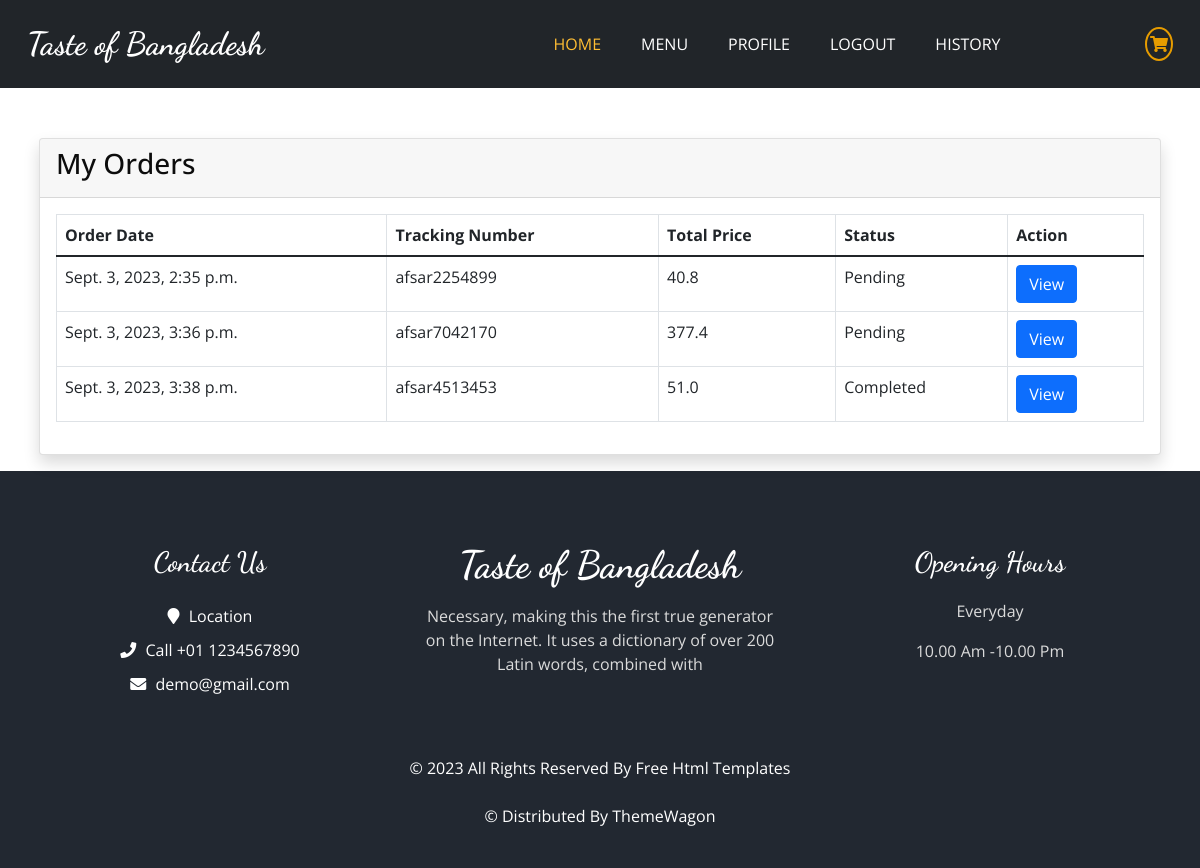
Page /order/my_orders/ (signed in) on the committed database.
### orders/models.py (models this page shows, shortened)
class Order(models.Model):
    user = models.ForeignKey(User, on_delete=models.CASCADE)
    fname = models.CharField(max_length=150, default='')
    lname = models.CharField(max_length=150, default='')
    email = models.CharField(max_length=150, default='')
    phone = models.CharField(max_length=150, default='')
    address = models.CharField(max_length=100, default='')
    city = models.CharField(max_length=150, default='')
    state = models.CharField(max_length=150, default='')
    country = models.CharField(max_length=150, default='')
    order_total = models.FloatField()
    payment_mode = models.CharField(max_length=150, default='')
    orderstatuses = (
        ('Pending', 'Pending'),
        ('Completed', 'Completed'),
    )
    status = models.CharField(max_length=150, choices=orderstatuses, default='Pending')
    tracking_no = models.CharField(max_length=150, null=True, default='')
    created_at = models.DateTimeField(auto_now_add = True)
    updated_at = models.DateTimeField(auto_now = True)

### orders/views.py (the view)
# urls.py: path('my_orders/', my_orders, name='my_orders'),
def my_orders(request):
    orders = Order.objects.filter(user= request.user)
    context = {'orders': orders}
    return render(request, 'orders/my_orders.html', context)

### orders/templates/orders/my_orders.html
{% extends 'base.html' %}
{% load static %}
{% block body %}
<div class="container" style="margin-top: 50px;">
    <div class="container my-3">
        <div class="row">
            <div class="col-md-12">
                <div class="card shadow">
                    <div class="card-header">
                        <h3>My Orders</h3>
                    </div>
                    <div class="card-body">
                        <table class="table table-bordered">
                            <thead>
                                <tr>
                                    <th>Order Date</th>
                                    <th>Tracking Number</th>
                                    <th>Total Price</th>
                                    <th>Status</th>
                                    <th>Action</th>
                                </tr>
                            </thead>
                            <tbody>
                                {% for item in orders %}
                                    <tr>
                                        <td>{{ item.created_at }}</td>
                                        <td>{{ item.tracking_no }}</td>
                                        <td>{{ item.order_total }}</td>
                                        <td>{{ item.status }}</td>
                                        <td>
                                            <a href="{% url 'order_view' item.tracking_no %}" class="btn btn-primary">View</a>
                                        </td>
                                    </tr>
                                {% endfor %}
                            </tbody>
                        </table>
                    </div>
                </div>
            </div>
        </div>
    </div>
</div>
{% endblock %}

### static/css/style.css (style rules this page uses)
body { font-family: "Open Sans", sans-serif; color: #0c0c0c; background-color: #ffffff; overflow-x: hidden; }
a, a:hover, a:focus { text-decoration: none; }
.btn, .btn:focus { outline: none !important; -webkit-box-shadow: none; box-shadow: none; }

### static/css/responsive.css (style rules this page uses)
@media (min-width: 1200px) { .container { max-width: 1170px; } }

### rows in the picture
Order: created_at "Sept. 3, 2023, 2:35 p.m.", tracking_no "afsar2254899", order_total "40.8", status "Pending"
Order: created_at "Sept. 3, 2023, 3:36 p.m.", tracking_no "afsar7042170", order_total "377.4", status "Pending"
Order: created_at "Sept. 3, 2023, 3:38 p.m.", tracking_no "afsar4513453", order_total "51.0", status "Completed"
